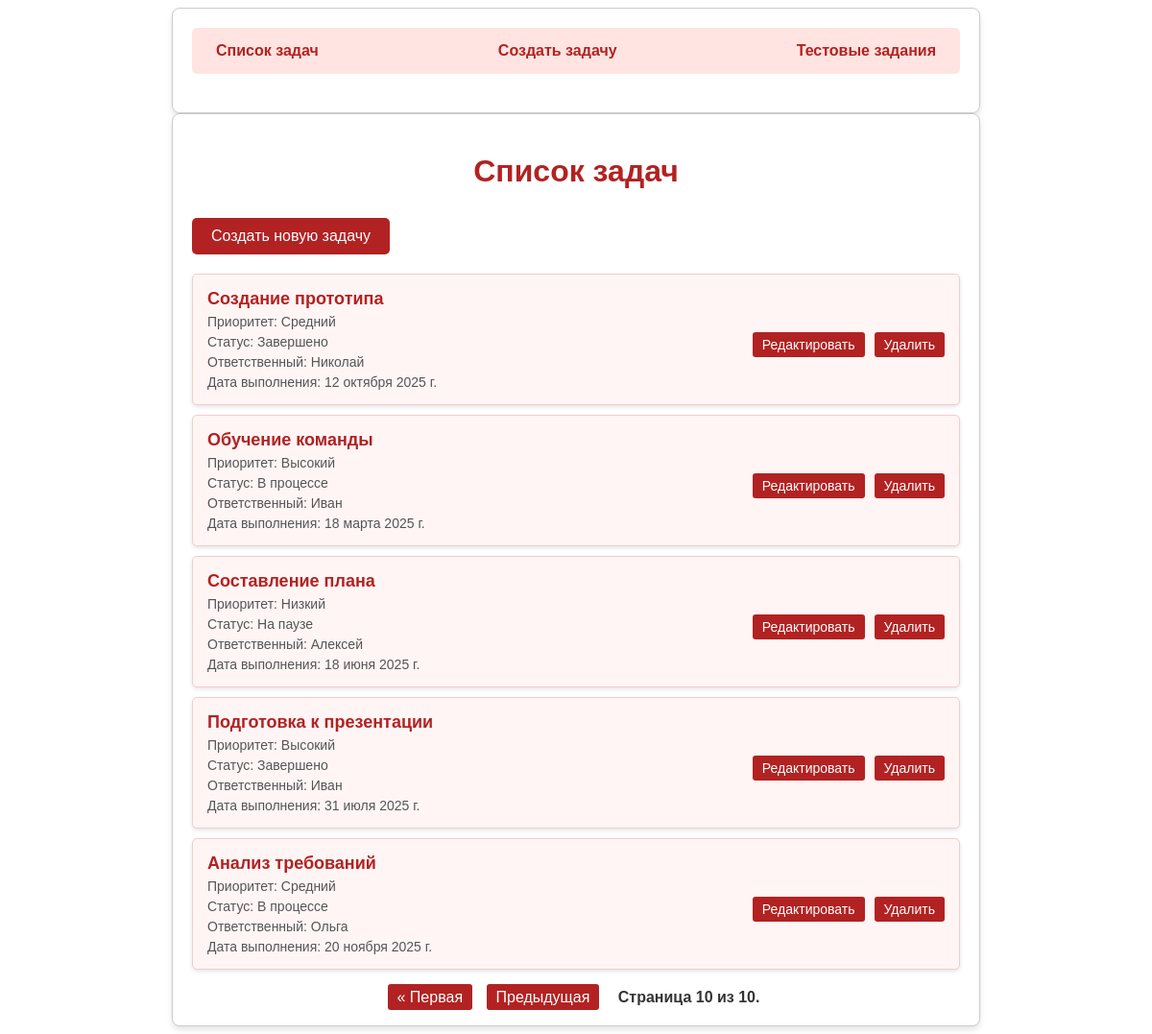
The page /?page=10 on the database its author committed.
### tasks/models.py (models this page shows, shortened)
class Task(models.Model):
    PRIORITY_CHOICES = [
        ('low', 'Низкий'),
        ('medium', 'Средний'),
        ('high', 'Высокий'),
    ]
    STATUS_CHOICES = [
        ('pending', 'Ожидает'),
        ('in_progress', 'В процессе'),
        ('completed', 'Завершено'),
        ('on_hold', 'На паузе'),
    ]
    title = models.CharField('Заголовок задачи', max_length=200)
    description = models.TextField('Описание задачи')
    priority = models.CharField('Приоритет', max_length=10, choices=PRIORITY_CHOICES, default='medium')
    due_date = models.DateField('Дата выполнения', null=True, blank=True)
    status = models.CharField('Статус', max_length=20, choices=STATUS_CHOICES, default='pending')
    assigned_to = models.CharField('Ответственный', max_length=100, blank=True, null=True)
    completed = models.BooleanField('Завершена', default=False)

### tasks/views.py (the view)
# urls.py: path('', views.task_list, name='task_list'),
def task_list(request):
    task_list = Task.objects.all()  # Получаем все задачи
    paginator = Paginator(task_list, 5)  # Показывать 5 задач на странице
    page_number = request.GET.get('page')  # Получаем номер страницы из GET-запроса
    tasks = paginator.get_page(page_number)  # Получаем задачи для текущей страницы
    return render(request, 'tasks/task_list.html', {'tasks': tasks})

### tasks/templates/tasks/task_list.html (shortened to what this page needs)
<!DOCTYPE html>
<html lang="ru">
<head>
    <title>{% load i18n %}{% trans "Список задач" %}</title>
    {% load static %}
    <link rel="stylesheet" href="{% static 'tasks/styles.css' %}">
</head>
<body>
    <div class="container">
        <nav class="navbar">
            <a href="{% url 'task_list' %}" class="nav-link">{% trans "Список задач" %}</a>
            <a href="{% url 'task_create' %}" class="nav-link">{% trans "Создать задачу" %}</a>
            <a href="{% url 'test_tasks' %}" class="nav-link">{% trans "Тестовые задания" %}</a>
        </nav>
    </div>
    <div class="container">
        <h1>{% trans "Список задач" %}</h1>
        <a href="{% url 'task_create' %}" class="btn">{% trans "Создать новую задачу" %}</a>
        <ul class="task-list">
            {% for task in tasks %}
                <li class="task-item">
                    <div class="task-content">
                        <a href="{% url 'task_detail' task.pk %}" class="task-title-link">
                            <span class="task-title">{{ task.title }}</span>
                        </a>
                        <span class="task-priority">{% trans "Приоритет" %}: {{ task.get_priority_display }}</span>
                        <span class="task-status">{% trans "Статус" %}: {{ task.get_status_display }}</span>
                        <span class="task-assigned">{% trans "Ответственный" %}: {{ task.assigned_to }}</span>
                        <span class="task-due-date">{% trans "Дата выполнения" %}: {{ task.due_date }}</span>
                    </div>
                    <a href="{% url 'task_edit' task.pk %}" class="btn">{% trans "Редактировать" %}</a>
                    <a href="{% url 'task_delete' task.pk %}" class="btn">{% trans "Удалить" %}</a>
                </li>
            {% endfor %}
        </ul>
        <div class="pagination">
            <span class="step-links">
                {% if tasks.has_previous %}
                    <a href="?page=1">&laquo; {% trans "Первая" %}</a>
                    <a href="?page={{ tasks.previous_page_number }}">{% trans "Предыдущая" %}</a>
                {% endif %}
                <span class="current">
                    {% trans "Страница" %} {{ tasks.number }} {% trans "из" %} {{ tasks.paginator.num_pages }}.
                </span>
            </span>
        </div>
    </div>
</body>
</html>

### tasks/static/tasks/styles.css (style rules this page uses)
.container { max-width: 800px; margin: 0 auto; padding: 20px; background-color: #fff; border: 1px solid #ccc; border-radius: 8px; box-shadow: 0 4px 6px rgba(0, 0, 0, 0.1); font-family: Arial, sans-serif; color: #333; }
h1, h2 { color: #b22222; margin-bottom: 20px; }
.navbar { display: flex; justify-content: space-between; margin-bottom: 20px; background-color: #ffe4e1; padding: 10px 15px; border-radius: 5px; }
.nav-link { text-decoration: none; color: #b22222; font-weight: bold; padding: 5px 10px; border-radius: 3px; transition: background-color 0.3s, color 0.3s; }
.btn { display: inline-block; padding: 10px 20px; background-color: #b22222; color: #fff; text-decoration: none; border: none; border-radius: 5px; font-size: 14px; text-align: center; cursor: pointer; transition: background-color 0.3s; }
a.btn { display: inline-block; margin-top: 10px; padding: 10px 20px; background-color: #b22222; color: #fff; text-decoration: none; border-radius: 5px; font-size: 16px; transition: background-color 0.3s; }
h1 { color: #b22222; text-align: center; margin-bottom: 20px; }
.task-list { list-style: none; padding: 0; margin: 20px 0; }
.task-item { display: flex; justify-content: space-between; align-items: center; padding: 15px; margin-bottom: 10px; background-color: #fff5f5; border: 1px solid #f4cccc; border-radius: 5px; box-shadow: 0 2px 4px rgba(0, 0, 0, 0.1); transition: transform 0.2s, box-shadow 0.2s; }
.task-content { display: flex; flex-direction: column; gap: 5px; flex: 1; }
.task-title { font-weight: bold; font-size: 18px; color: #b22222; margin-bottom: 5px; }
.task-priority, .task-status, .task-assigned, .task-due-date { font-size: 14px; color: #555; }
.task-item .btn { margin-left: 10px; padding: 5px 10px; font-size: 14px; border-radius: 3px; background-color: #b22222; color: #fff; text-decoration: none; transition: background-color 0.3s; }
.pagination { display: flex; justify-content: center; margin-top: 20px; }
.step-links a { margin: 0 5px; padding: 5px 10px; text-decoration: none; background-color: #b22222; color: #fff; border-radius: 3px; transition: background-color 0.3s; }
.step-links .current { padding: 5px 10px; font-weight: bold; color: #333; }
.task-title-link { text-decoration: none; color: #b22222; font-weight: bold; transition: color 0.3s; }

### rows shown on the page
Task: title "Создание прототипа", priority "Средний", status "Завершено", assigned_to "Николай", due_date "12 октября 2025 г."
Task: title "Обучение команды", priority "Высокий", status "В процессе", assigned_to "Иван", due_date "18 марта 2025 г."
Task: title "Составление плана", priority "Низкий", status "На паузе", assigned_to "Алексей", due_date "18 июня 2025 г."
Task: title "Подготовка к презентации", priority "Высокий", status "Завершено", assigned_to "Иван", due_date "31 июля 2025 г."
Task: title "Анализ требований", priority "Средний", status "В процессе", assigned_to "Ольга", due_date "20 ноября 2025 г."

### other values the page prints
{{ tasks.number }} "10"
{{ tasks.paginator.num_pages }} "10"
